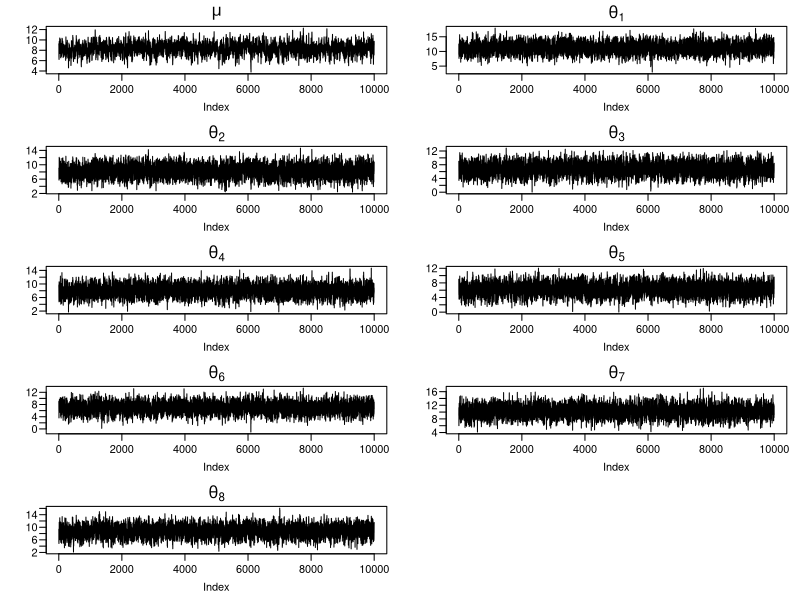
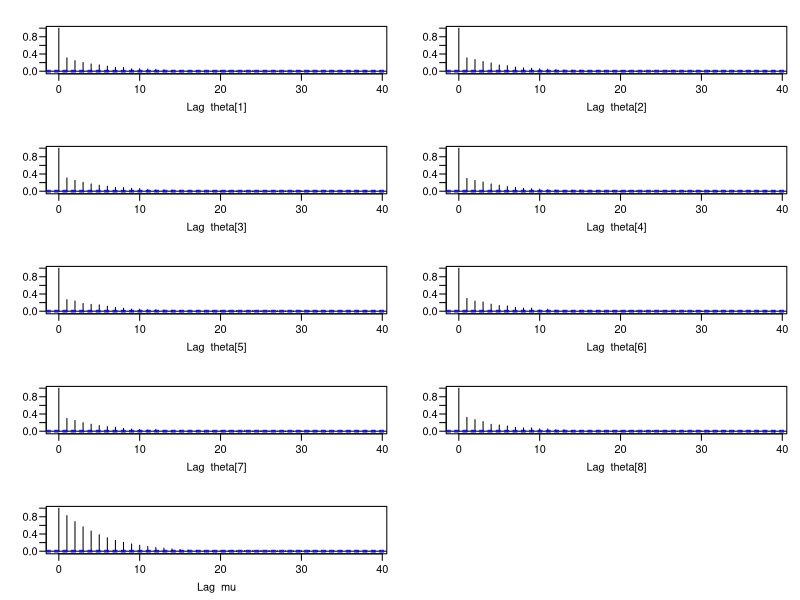
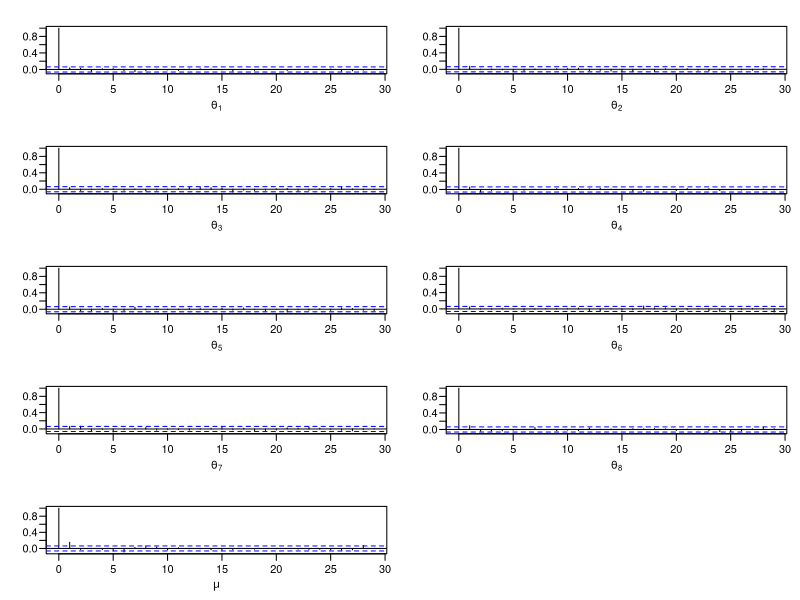

These figures' R source, in order:
data <- read.table("../SAT.dat",header = TRUE)
tausq0 <- 2.57
theta.guess <- c(9,9,9,9,9,9,9,9)

gibbs.norm.hier.new = function(y, sigsq, tau0, niter,theta, mu=mean(theta)){
  ###################################################
  # Gibbs sampler for a simplified normal h-model
  ###################################################
	m <- length(theta)
	params <- matrix(NA,niter,m)
	means  <- matrix(NA,niter,1)

	colnames(params) <- paste("theta	",1:m,sep="")
	colnames(means)  <- "mu"
	
	## storing initial values
	params[1,] <- theta
	means[1]  <- mu
	
	for (i in 2:niter){
		mu <- rnorm(1, mean(params[i-1,]), tau0/m)
		
		# sampling means
		vstar <- 1/(1/sigsq+1/tau0)
		mstar <- (y/sigsq+mu/tau0)*vstar
		theta <- rnorm(m,mstar,sqrt(vstar))
		
		## storing current values
		params[i,] <- theta
		means[i] <- mu
		# cat(i,theta,"\n")
	}
 
  return(list(theta=params,mu=means))
}

### I had to generate alot of samples to get ~1000 good draws
gibbs<-gibbs.norm.hier.new(y=data$esteffect, sigsq=data$seeffect, tausq0, niter=10000,theta=theta.guess)
# warnings()

theta <- gibbs$theta
mu <- gibbs$mu


names.theta <- expression(theta[1],theta[2],theta[3],theta[4],theta[5],theta[6],theta[7],theta[8])


### checking convergence 
par(mfrow=c(5,2), mar=c(3.5,3.5,2,1), mgp=c(2,.65,0), las=1, cex.main=1.5)

plot(mu, type='l', main=expression(mu),ylab = "")
for (i in 1:8) {
	plot(theta[,i],type='l', main=names.theta[i], ylab = "")
}


### throwing away first 100 as burn-in
good <- 101:10000

### autocorrelation of draws in chain 1
par(mfrow=c(5,2), mar=c(3.5,3.5,2,1), mgp=c(2,.65,0), las=1, cex.main=1.5)
for (i in 1:8) {acf(theta[good,i],main="", xlab=paste('Lag ',names.theta[i]),ylab = "")}
acf(mu[good],main="",xlab = paste('Lag ', expression(mu)),ylab = "")


### thinning chains (every 10th iteration)
par(mfrow=c(5,2), mar=c(3.5,3.5,2,1), mgp=c(2,.65,0), las=1, cex.main=1.5)
good <- seq(101,10000,by=10)
theta <- theta[good,] #rbind,theta2[good,])
mu <- mu[good] #rbind,mu2[good,])
for (i in 1:8) {acf(theta[,i] , main="", xlab=names.theta[i] ,ylab = "")}
acf(mu,main="",xlab = expression(mu),ylab = "")

### generate quantiles table
mean.quan <- function(x) c(mean(x),quantile(x, c(0.025,0.5,0.975)))
cbind(apply(theta, 2, mean.quan) , mean.quan(mu))

### Problem 7
sum(theta[1,] > theta[2:8,])/nrow(theta)
